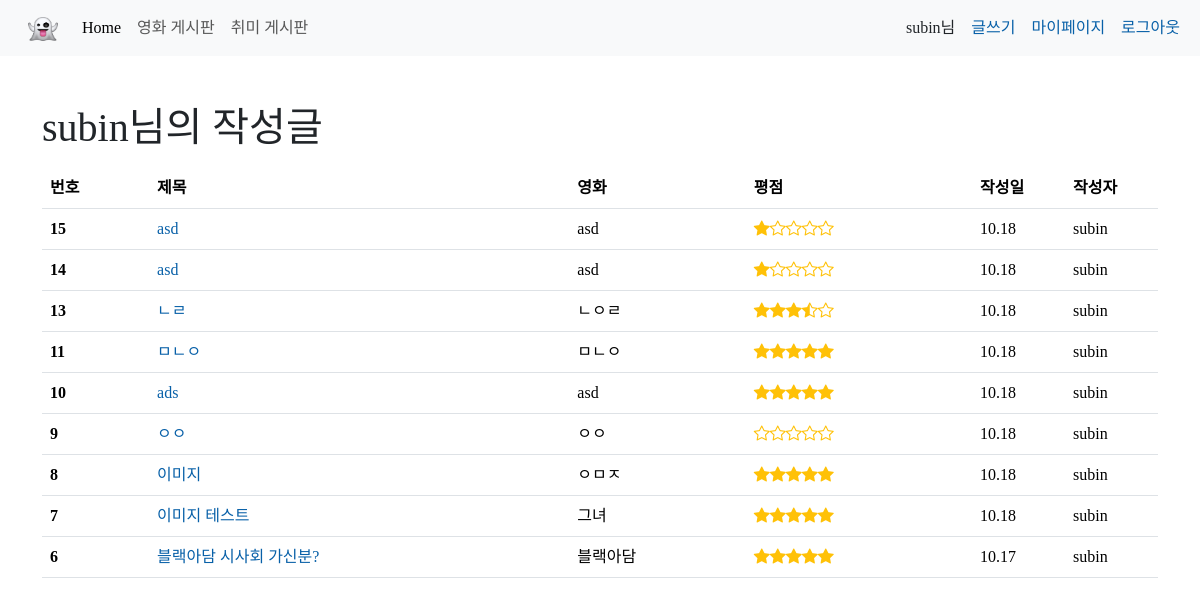
The app's page /accounts/1/articles/ (signed in), older data.
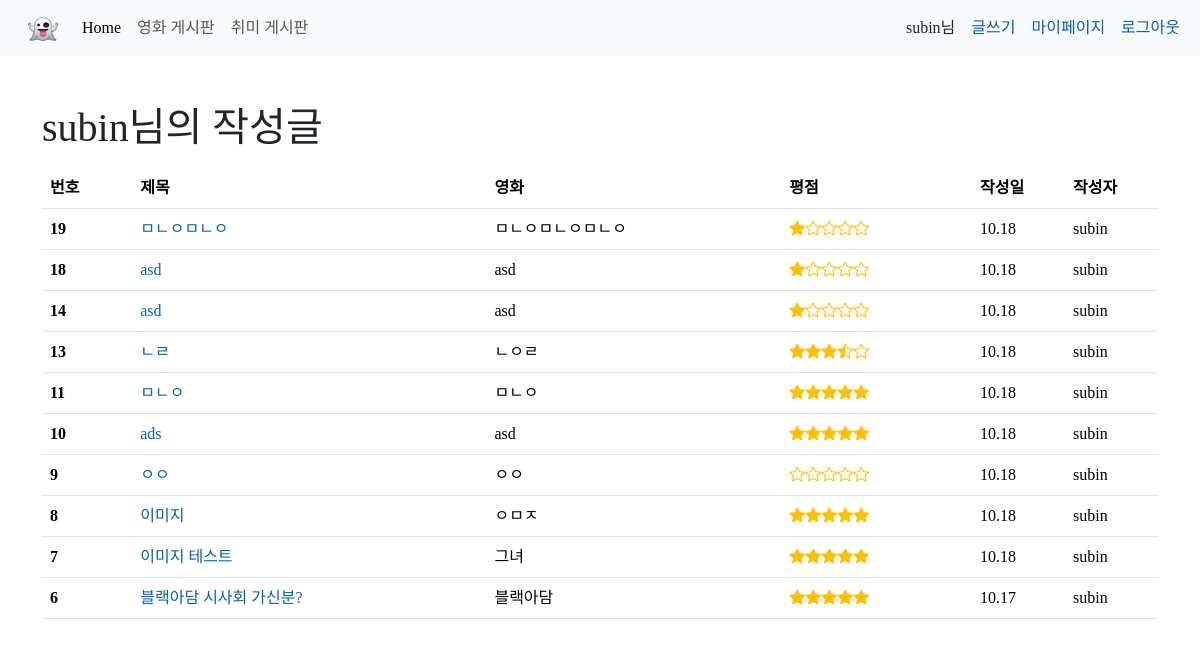
The same page, newer data.
### articles/models.py (models this page shows)
class Articles(models.Model):
    title = models.CharField(max_length=40)
    content = models.TextField()
    movie_name = models.CharField(max_length=80)
    grade = models.FloatField(default=1.0)
    created_at = models.DateTimeField(auto_now_add=True)
    updated_at = models.DateTimeField(auto_now=True)
    user = models.ForeignKey(get_user_model(), on_delete=models.PROTECT)
    image = ProcessedImageField(upload_to='images/', blank=True, null=True,
                                processors=[ResizeToFill(400, 300)],
                                format='JPEG', options={'quality': 90})

### accounts/models.py (models this page shows, shortened)
class User(AbstractUser):
    class Meta(AbstractUser.Meta):
        swappable = "AUTH_USER_MODEL"

### accounts/views.py (the view)
# urls.py: path("<int:pk>/articles/", views.articles, name="articles"),
@login_required
def articles(request, pk):
    articles = Articles.objects.filter(user=request.user).order_by("-pk")
    context = {
        "articles": articles,
    }
    return render(request, "accounts/articles.html", context)

### accounts/templates/accounts/articles.html
{% extends 'base.html' %}
{% load django_bootstrap5 %}
{% block css %}
  <link rel="stylesheet" href="https://cdn.jsdelivr.net/npm/bootstrap-icons@1.9.1/font/bootstrap-icons.css">
{% endblock css %}
{% block content %}
  <div class="container my-5">
    <h1 class="mb-3">{{ request.user }}님의 작성글</h1>
    <div>
      <table class="table table-hover">
        <thead>
          <tr>
            <th scope="col">번호</th>
            <th scope="col">제목</th>
            <th scope="col">영화</th>
            <th scope="col">평점</th>
            <th scope="col">작성일</th>
            <th scope="col">작성자</th>
          </tr>
        </thead>
        <tbody>
          {% for article in articles %}
            <tr>
              <th scope="row" class="align-middle">{{ article.pk }}</td>
              <td class="align-middle">
                <a href="{% url 'articles:detail' article.pk %}" class="text-decoration-none">{{ article.title }}</a>
              </td>
              <td class="align-middle">{{ article.movie_name }}</td>
              <td class="align-middle">
                <div class="d-flex align-items-center">
                  {% if article.grade == 0 %}
                    <div class="text-warning bi-star"></div>
                    <div class="text-warning bi-star"></div>
                    <div class="text-warning bi-star"></div>
                    <div class="text-warning bi-star"></div>
                    <div class="text-warning bi-star"></div>
                  {% elif article.grade == 0.5 %}
                    <div class="text-warning bi-star-half"></div>
                    <div class="text-warning bi-star"></div>
                    <div class="text-warning bi-star"></div>
                    <div class="text-warning bi-star"></div>
                    <div class="text-warning bi-star"></div>
                  {% elif article.grade == 1.0 %}
                    <div class="text-warning bi-star-fill"></div>
                    <div class="text-warning bi-star"></div>
                    <div class="text-warning bi-star"></div>
                    <div class="text-warning bi-star"></div>
                    <div class="text-warning bi-star"></div>
                  {% elif article.grade == 1.5 %}
                    <div class="text-warning bi-star-fill"></div>
                    <div class="text-warning bi-star-half"></div>
                    <div class="text-warning bi-star"></div>
                    <div class="text-warning bi-star"></div>
                    <div class="text-warning bi-star"></div>
                  {% elif article.grade == 2.0 %}
                    <div class="text-warning bi-star-fill"></div>
                    <div class="text-warning bi-star-fill"></div>
                    <div class="text-warning bi-star"></div>
                    <div class="text-warning bi-star"></div>
                    <div class="text-warning bi-star"></div>
                  {% elif article.grade == 2.5 %}
                    <div class="text-warning bi-star-fill"></div>
                    <div class="text-warning bi-star-fill"></div>
                    <div class="text-warning bi-star-half"></div>
                    <div class="text-warning bi-star"></div>
                    <div class="text-warning bi-star"></div>
                  {% elif article.grade == 3.0 %}
                    <div class="text-warning bi-star-fill"></div>
                    <div class="text-warning bi-star-fill"></div>
                    <div class="text-warning bi-star-fill"></div>
                    <div class="text-warning bi-star"></div>
                    <div class="text-warning bi-star"></div>
                  {% elif article.grade == 3.5 %}
                    <div class="text-warning bi-star-fill"></div>
                    <div class="text-warning bi-star-fill"></div>
                    <div class="text-warning bi-star-fill"></div>
                    <div class="text-warning bi-star-half"></div>
                    <div class="text-warning bi-star"></div>
                  {% elif article.grade == 4.0 %}
                    <div class="text-warning bi-star-fill"></div>
                    <div class="text-warning bi-star-fill"></div>
                    <div class="text-warning bi-star-fill"></div>
                    <div class="text-warning bi-star-fill"></div>
                    <div class="text-warning bi-star"></div>
                  {% elif article.grade == 4.5 %}
                    <div class="text-warning bi-star-fill"></div>
                    <div class="text-warning bi-star-fill"></div>
                    <div class="text-warning bi-star-fill"></div>
                    <div class="text-warning bi-star-fill"></div>
                    <div class="text-warning bi-star-half"></div>
                  {% elif article.grade == 5.0 %}
                    <div class="text-warning bi-star-fill"></div>
                    <div class="text-warning bi-star-fill"></div>
                    <div class="text-warning bi-star-fill"></div>
                    <div class="text-warning bi-star-fill"></div>
                    <div class="text-warning bi-star-fill"></div>
                  {% endif %}
                </div>
              </td>
              <td class="align-middle col-md-1">{{ article.created_at|date:'m.d' }}</td>
              <td class="align-middle col-md-1">{{ article.user }}</a></td>
            </tr>
          {% endfor %}
        </tbody>
      </table>
    </div>
  </div>
{% endblock content %}

Row changes from the older to the newer data that the page shows:
removed Articles: pk "15", title "asd", movie_name "asd", grade 1 (drawn), created_at "10.18", user "subin"
added Articles: pk "19", title "ㅁㄴㅇㅁㄴㅇ", movie_name "ㅁㄴㅇㅁㄴㅇㅁㄴㅇ", grade 1 (drawn), created_at "10.18", user "subin"
added Articles: pk "18", title "asd", movie_name "asd", grade 1 (drawn), created_at "10.18", user "subin"
